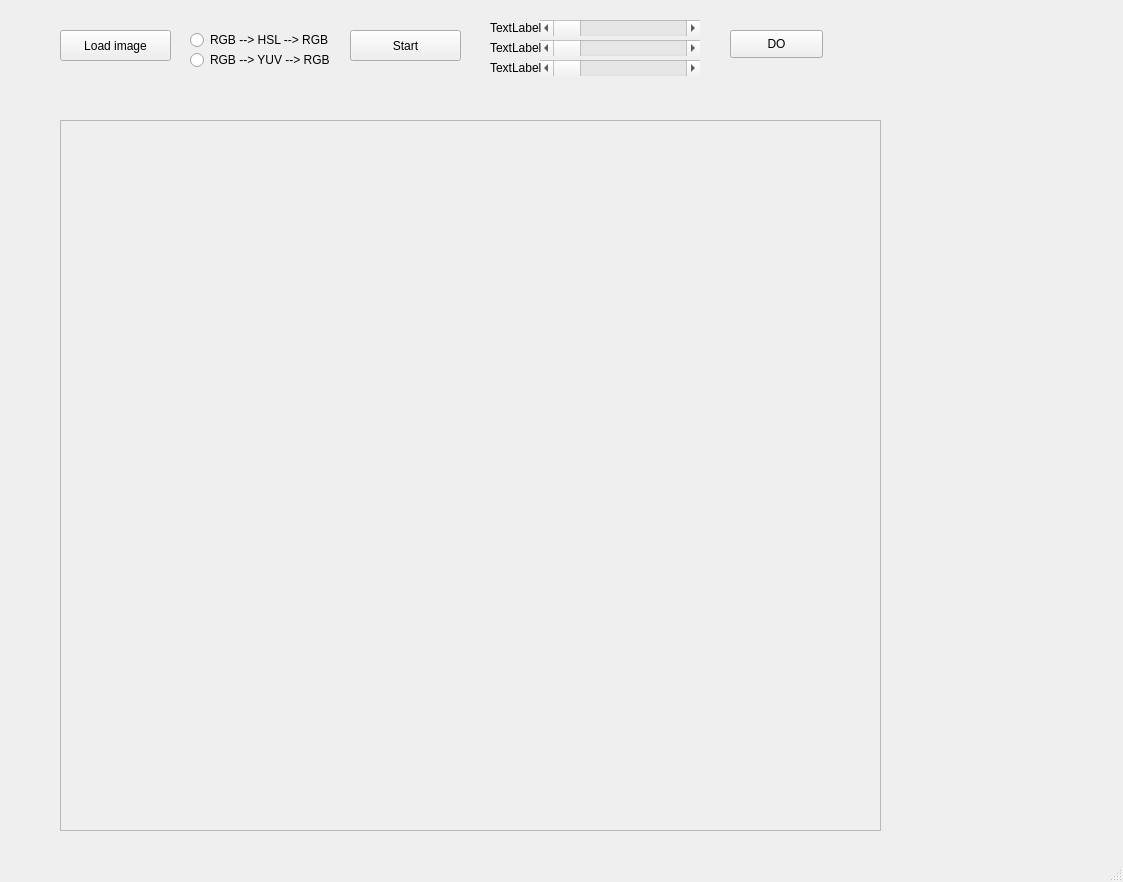
<?xml version="1.0" encoding="UTF-8"?>
<ui version="4.0">
 <class>MainWindow</class>
 <widget class="QMainWindow" name="MainWindow">
  <property name="geometry">
   <rect>
    <x>0</x>
    <y>0</y>
    <width>1123</width>
    <height>882</height>
   </rect>
  </property>
  <property name="windowTitle">
   <string>MainWindow</string>
  </property>
  <widget class="QWidget" name="centralwidget">
   <widget class="QPushButton" name="btnLoadImage">
    <property name="geometry">
     <rect>
      <x>60</x>
      <y>30</y>
      <width>111</width>
      <height>31</height>
     </rect>
    </property>
    <property name="text">
     <string>Load image</string>
    </property>
   </widget>
   <widget class="QRadioButton" name="radioButton1">
    <property name="geometry">
     <rect>
      <x>190</x>
      <y>30</y>
      <width>161</width>
      <height>20</height>
     </rect>
    </property>
    <property name="text">
     <string>RGB --&gt; HSL --&gt; RGB</string>
    </property>
   </widget>
   <widget class="QRadioButton" name="radioButton2">
    <property name="geometry">
     <rect>
      <x>190</x>
      <y>50</y>
      <width>161</width>
      <height>20</height>
     </rect>
    </property>
    <property name="text">
     <string>RGB --&gt; YUV --&gt; RGB</string>
    </property>
   </widget>
   <widget class="QPushButton" name="btnStart">
    <property name="geometry">
     <rect>
      <x>350</x>
      <y>30</y>
      <width>111</width>
      <height>31</height>
     </rect>
    </property>
    <property name="text">
     <string>Start</string>
    </property>
   </widget>
   <widget class="QScrollArea" name="scrollArea">
    <property name="geometry">
     <rect>
      <x>60</x>
      <y>120</y>
      <width>821</width>
      <height>711</height>
     </rect>
    </property>
    <property name="widgetResizable">
     <bool>true</bool>
    </property>
    <widget class="QWidget" name="scrollAreaWidgetContents">
     <property name="geometry">
      <rect>
       <x>0</x>
       <y>0</y>
       <width>819</width>
       <height>709</height>
      </rect>
     </property>
    </widget>
   </widget>
   <widget class="QScrollBar" name="horizontalScrollBar">
    <property name="geometry">
     <rect>
      <x>540</x>
      <y>20</y>
      <width>160</width>
      <height>16</height>
     </rect>
    </property>
    <property name="orientation">
     <enum>Qt::Horizontal</enum>
    </property>
   </widget>
   <widget class="QScrollBar" name="horizontalScrollBar_2">
    <property name="geometry">
     <rect>
      <x>540</x>
      <y>40</y>
      <width>160</width>
      <height>16</height>
     </rect>
    </property>
    <property name="orientation">
     <enum>Qt::Horizontal</enum>
    </property>
   </widget>
   <widget class="QScrollBar" name="horizontalScrollBar_3">
    <property name="geometry">
     <rect>
      <x>540</x>
      <y>60</y>
      <width>160</width>
      <height>16</height>
     </rect>
    </property>
    <property name="orientation">
     <enum>Qt::Horizontal</enum>
    </property>
   </widget>
   <widget class="QLabel" name="label">
    <property name="geometry">
     <rect>
      <x>490</x>
      <y>20</y>
      <width>55</width>
      <height>16</height>
     </rect>
    </property>
    <property name="text">
     <string>TextLabel</string>
    </property>
   </widget>
   <widget class="QLabel" name="label_2">
    <property name="geometry">
     <rect>
      <x>490</x>
      <y>40</y>
      <width>55</width>
      <height>16</height>
     </rect>
    </property>
    <property name="text">
     <string>TextLabel</string>
    </property>
   </widget>
   <widget class="QLabel" name="label_3">
    <property name="geometry">
     <rect>
      <x>490</x>
      <y>60</y>
      <width>55</width>
      <height>16</height>
     </rect>
    </property>
    <property name="text">
     <string>TextLabel</string>
    </property>
   </widget>
   <widget class="QPushButton" name="pushButton">
    <property name="geometry">
     <rect>
      <x>730</x>
      <y>30</y>
      <width>93</width>
      <height>28</height>
     </rect>
    </property>
    <property name="text">
     <string>DO</string>
    </property>
   </widget>
  </widget>
  <widget class="QMenuBar" name="menubar">
   <property name="geometry">
    <rect>
     <x>0</x>
     <y>0</y>
     <width>1123</width>
     <height>26</height>
    </rect>
   </property>
  </widget>
  <widget class="QStatusBar" name="statusbar"/>
 </widget>
 <resources/>
 <connections/>
</ui>
